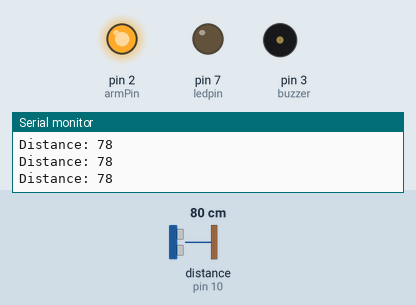
A sketch run on a simulated Arduino Uno, built with avr-gcc and run on an emulated ATmega328P. Shown: output pins drawn as LEDs (lit = HIGH), buzzer (waves = sounding), the last lines printed to the serial monitor. Wiring (inferred from the names in the program): ultrasonic range finder: trigger pin 9; echo pin 10. Dashed ring = blinking. The test bench sets the inputs (shaded band); at power-on: distance to the obstacle (sensor on pin 10) 80 cm. The echo pulse lasts 58.3 µs per cm; pins used as bus, display or sensor lines are not drawn.

Above: at 1.2 s.
1.3 s: distance to the obstacle (sensor on pin 10) set to 29 cm
2.8 s: distance to the obstacle (sensor on pin 10) set to 24 cm
At 2.97 s:
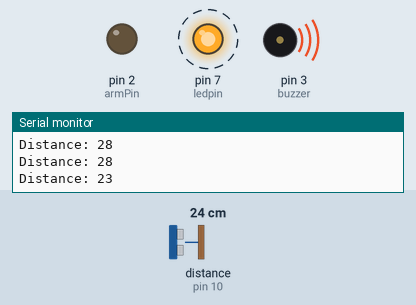
Timing chart, 0 to 11.8 s (numbered marks = the images above; inputs shaded):
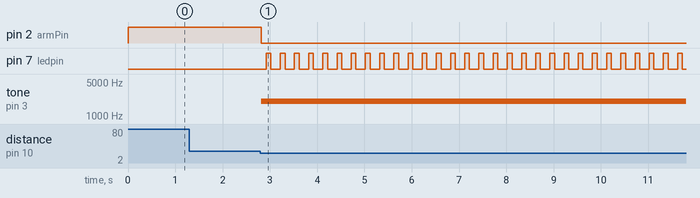

Measured:
- the behaviour switches between 27 and 26 cm on distance to the obstacle (sensor on pin 10) (found by bisection; images 0 and 1)
- after the input at 2.8 s, pin 2 (armPin): HIGH → LOW at once; pin 7 (ledpin): alternates HIGH for 0.10 s and LOW for 0.20 s, starting after 0.12 s; tone on pin 3 (buzzer): silent → 2000 Hz at once

The sketch:

Alarm_Code.ino
```cpp
// defines pins numbers
const int trigPin = 9;
const int echoPin = 10;

const int buzzer = 3;
const int ledpin = 7;
const int armPin = 2;

// defines variables
long duration;
int distance;

void setup() {
  pinMode(trigPin, OUTPUT); // Sets the trigPin as an Output
  pinMode(echoPin, INPUT); // Sets the echoPin as an Input
  Serial.begin(9600); // Starts the serial communication
  pinMode(buzzer, OUTPUT);
  pinMode( ledpin, OUTPUT);
  pinMode( armPin, OUTPUT);
}

void loop() {
  // Clears the trigPin
  digitalWrite(trigPin, LOW);
  delayMicroseconds(2);

  // Sets the trigPin on HIGH state for 10 micro seconds
  digitalWrite(trigPin, HIGH);
  delayMicroseconds(100);
  digitalWrite(trigPin, LOW);

  // Reads the echoPin, returns the sound wave travel time in microseconds
  duration = pulseIn(echoPin, HIGH);

  // Calculating the distance
  distance = duration * 0.034 / 2;

  // Prints the distance on the Serial Monitor
  Serial.print("Distance: ");
  Serial.println(distance);


  // check if the pushbutton is pressed. If it is, the buttonState is HIGH:
  boolean play = distance <= 25;
  if (play) {
    for(int i =0; i< 120; i++) {
      digitalWrite( armPin, LOW);
      tone(buzzer, 2000, 500);
      delay(100);

      digitalWrite(ledpin, HIGH);
      delay(100);
      digitalWrite( ledpin, LOW);
      delay(100);
    }
  }
  else{
    digitalWrite( armPin, HIGH);
  }
}
```
